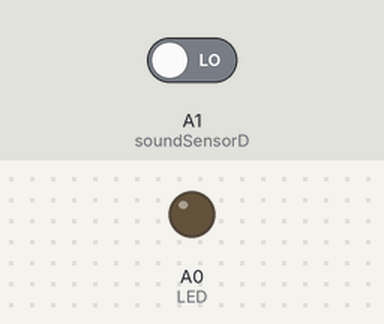
Bench run of a sketch on a simulated Arduino Uno, built with avr-gcc and run on an emulated ATmega328P. Shown: output pins drawn as LEDs (lit = HIGH). Inputs (shaded band) come from the test bench; at power-on: A1 (soundSensorD) LOW. What the sketch prints to the serial monitor is not drawn.

Above: at 1.2 s.
1.3 s: A1 (soundSensorD) driven HIGH
At 2.4 s:
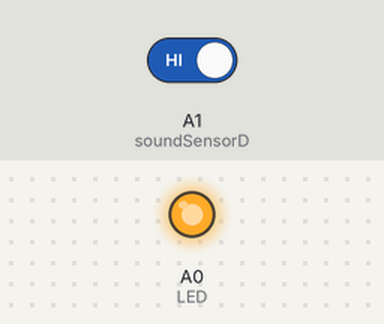
2.8 s: A1 (soundSensorD) driven LOW
At 3.6 s:
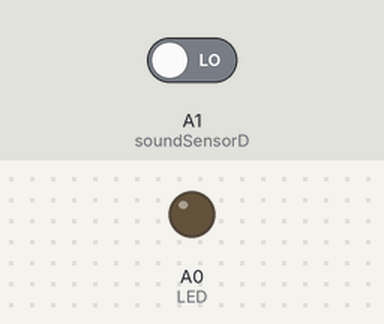
Timing chart, 0 to 5.8 s (numbered marks = the images above; inputs shaded):
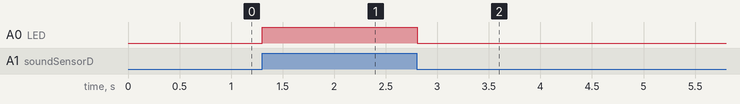

The sketch:

SoundTest.ino
```cpp
int LED = A0;
//int soundSensorA = A0;
int soundSensorD = A1;
int val = 0;
void setup() {
  // put your setup code here, to run once:
pinMode(LED, OUTPUT);
pinMode(soundSensorD, INPUT);
Serial.begin(9600);
}

void loop() {
  // put your main code here, to run repeatedly:
val = digitalRead(soundSensorD);
if (val == 1){
  digitalWrite(LED, HIGH);
  Serial.println(val);
  //delay(1000);
}
else {
  digitalWrite(LED, LOW);
  Serial.println(val);
}
}
```

Measured:
- after the input at 1.3 s, A0 (LED): LOW → HIGH at once
- after the input at 2.8 s, A0 (LED): HIGH → LOW at once
